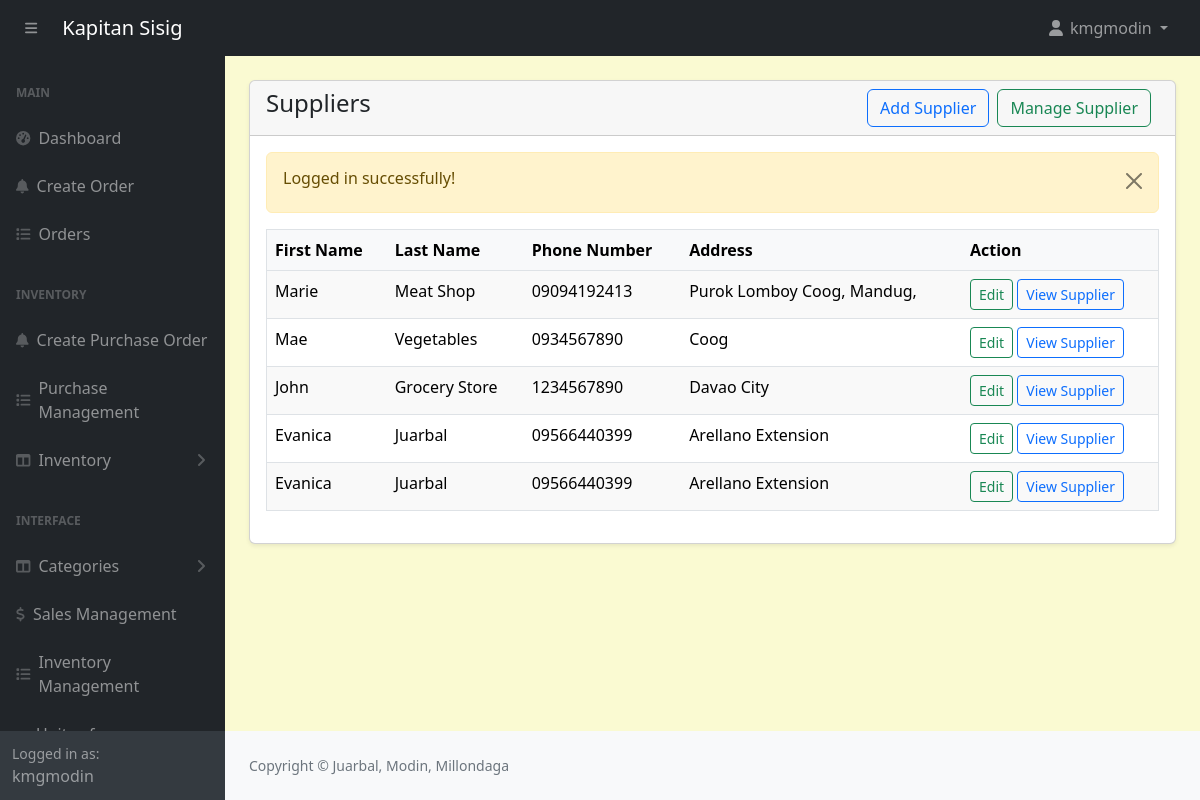
Screenshot of /admin/suppliers.php (signed in) with the database file from the repository.
### tables this page shows
CREATE TABLE `suppliers` (
  `id` int(11) NOT NULL,
  `firstname` varchar(191) NOT NULL,
  `lastname` varchar(191) NOT NULL,
  `phonenumber` varchar(191) NOT NULL,
  `address` varchar(191) NOT NULL,
  `status` enum('active','inactive') NOT NULL DEFAULT 'active'
);

### admin/suppliers.php (the view, shortened to what this page needs)
<?php include('includes/header.php');
 ?>
<div class="container-fluid px-4">
    <div class="card mt-4 shadow-sm">
        <div class="card-header">
            <h4 class="mb-0">Suppliers
            <a href="suppliers-ingredient-add.php" class="btn btn-outline-success float-end me-2">Manage Supplier</a>
                <a href="suppliers-create.php" class="btn btn-outline-primary float-end me-2">Add Supplier</a>
            </h4>
        </div>
        <div class="card-body">
            <?php
                $suppliers = getAll('suppliers');
                if (mysqli_num_rows($suppliers) > 0) {
            ?>
            <div class="table-responsive">
                <table class="table" style="width: 100%; margin-bottom: 1rem; color: #000; border: 1px solid #dee2e6;">
                    <thead>
                        <tr style="background-color: #f8f9fa; color: #000;">
                            <th>First Name</th>
                            <th>Last Name</th>
                            <th>Phone Number</th>
                            <th>Address</th>
                            <th>Action</th>
                        </tr>
                    </thead>
                    <tbody>
                    <?php
                    $i = 0;
                    foreach ($suppliers as $suppliersItem) :
                        $i++;
                    ?>
                    <tr style="background-color: <?= $i % 2 == 0 ? '#fff' : '#f9f9f9'; ?>; border: 1px solid #dee2e6;">
                        <td><?= htmlspecialchars($suppliersItem['firstname']) ?></td>
                        <td><?= htmlspecialchars($suppliersItem['lastname']) ?></td>
                        <td><?= htmlspecialchars($suppliersItem['phonenumber']) ?></td>
                        <td><?= htmlspecialchars($suppliersItem['address']) ?></td>
                        <td>
                            <a href="suppliers-edit.php?id=<?= $suppliersItem['id']; ?>" class="btn btn-outline-success btn-sm" style="margin: 0; padding: 0.25rem 0.5rem;">Edit</a>
                            <a href="suppliers-ingredient-view.php?id=<?= $suppliersItem['id']; ?>" class="btn btn-outline-primary btn-sm" style="margin: 0; padding: 0.25rem 0.5rem;">View Supplier</a>
                        </td>
                    </tr>
                    <?php endforeach; ?>
                </tbody>
                </table>
            </div>
            <?php
                } else {
            ?>
            <h4 class="mb-0">No Record Found</h4>
            <?php
                }
            ?>
        </div>
    </div>
</div>
<?php include('includes/footer.php'); ?>

### admin/assets/css/custom.css (style rules this page uses)
body { margin: 0; font-family: system-ui, -apple-system, "Segoe UI", Roboto, "Helvetica Neue", "Noto Sans", "Liberation Sans", Arial, sans-serif; font-size: 1rem; font-weight: 400; line-height: 1.5; color: #212529; text-align: left; background-color: #FAFAD2; -webkit-text-size-adjust: 100%; -webkit-tap-highlight-color: rgba(0, 0, 0, 0); }

### rows the page displays
suppliers: firstname "Marie", lastname "Meat Shop", phonenumber "09094192413", address "Purok Lomboy Coog, Mandug,"
suppliers: firstname "Mae", lastname "Vegetables", phonenumber "0934567890", address "Coog"
suppliers: firstname "John", lastname "Grocery Store", phonenumber "1234567890", address "Davao City"
suppliers: firstname "Evanica", lastname "Juarbal", phonenumber "09566440399", address "Arellano Extension"
suppliers: firstname "Evanica", lastname "Juarbal", phonenumber "09566440399", address "Arellano Extension"

### other values shown
$_SESSION['loggedInUser']['username'] "kmgmodin"
$_SESSION['message'] "Logged in successfully!"
